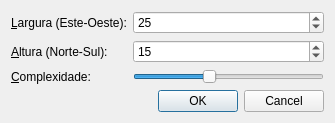
<?xml version="1.0" encoding="UTF-8"?>
<ui version="4.0">
 <author>Pedro Freire (www.pedrofreire.com)</author>
 <class>DialogNew</class>
 <widget class="QDialog" name="DialogNew">
  <property name="windowModality">
   <enum>Qt::WindowModal</enum>
  </property>
  <property name="geometry">
   <rect>
    <x>0</x>
    <y>0</y>
    <width>335</width>
    <height>120</height>
   </rect>
  </property>
  <property name="windowTitle">
   <string>Novo labirinto</string>
  </property>
  <property name="modal">
   <bool>true</bool>
  </property>
  <layout class="QFormLayout" name="formLayout">
   <property name="fieldGrowthPolicy">
    <enum>QFormLayout::AllNonFixedFieldsGrow</enum>
   </property>
   <item row="0" column="0">
    <widget class="QLabel" name="label">
     <property name="text">
      <string>&amp;Largura (Este-Oeste):</string>
     </property>
     <property name="buddy">
      <cstring>spinCorridorWidth</cstring>
     </property>
    </widget>
   </item>
   <item row="0" column="1">
    <widget class="QSpinBox" name="spinCorridorWidth">
     <property name="toolTip">
      <string>Número de corredores, de 1 a 1000</string>
     </property>
     <property name="minimum">
      <number>1</number>
     </property>
     <property name="maximum">
      <number>1000</number>
     </property>
     <property name="singleStep">
      <number>5</number>
     </property>
     <property name="value">
      <number>25</number>
     </property>
    </widget>
   </item>
   <item row="1" column="0">
    <widget class="QLabel" name="label_2">
     <property name="text">
      <string>&amp;Altura (Norte-Sul):</string>
     </property>
     <property name="buddy">
      <cstring>spinCorridorHeight</cstring>
     </property>
    </widget>
   </item>
   <item row="1" column="1">
    <widget class="QSpinBox" name="spinCorridorHeight">
     <property name="toolTip">
      <string>Número de corredores, de 1 a 1000</string>
     </property>
     <property name="minimum">
      <number>1</number>
     </property>
     <property name="maximum">
      <number>1000</number>
     </property>
     <property name="singleStep">
      <number>5</number>
     </property>
     <property name="value">
      <number>15</number>
     </property>
    </widget>
   </item>
   <item row="2" column="0">
    <widget class="QLabel" name="label_3">
     <property name="text">
      <string>&amp;Complexidade:</string>
     </property>
     <property name="buddy">
      <cstring>sliderComplexity</cstring>
     </property>
    </widget>
   </item>
   <item row="2" column="1">
    <widget class="QSlider" name="sliderComplexity">
     <property name="toolTip">
      <string>Probabilidade de os corredores serem curtos</string>
     </property>
     <property name="minimum">
      <number>1</number>
     </property>
     <property name="maximum">
      <number>100</number>
     </property>
     <property name="value">
      <number>40</number>
     </property>
     <property name="sliderPosition">
      <number>40</number>
     </property>
     <property name="orientation">
      <enum>Qt::Horizontal</enum>
     </property>
     <property name="tickPosition">
      <enum>QSlider::NoTicks</enum>
     </property>
    </widget>
   </item>
   <item row="3" column="0" colspan="2">
    <widget class="QDialogButtonBox" name="buttonBox">
     <property name="orientation">
      <enum>Qt::Horizontal</enum>
     </property>
     <property name="standardButtons">
      <set>QDialogButtonBox::Cancel|QDialogButtonBox::Ok</set>
     </property>
    </widget>
   </item>
  </layout>
 </widget>
 <tabstops>
  <tabstop>spinCorridorWidth</tabstop>
  <tabstop>spinCorridorHeight</tabstop>
  <tabstop>sliderComplexity</tabstop>
  <tabstop>buttonBox</tabstop>
 </tabstops>
 <resources/>
 <connections>
  <connection>
   <sender>buttonBox</sender>
   <signal>rejected()</signal>
   <receiver>DialogNew</receiver>
   <slot>reject()</slot>
   <hints>
    <hint type="sourcelabel">
     <x>262</x>
     <y>91</y>
    </hint>
    <hint type="destinationlabel">
     <x>280</x>
     <y>113</y>
    </hint>
   </hints>
  </connection>
  <connection>
   <sender>buttonBox</sender>
   <signal>accepted()</signal>
   <receiver>DialogNew</receiver>
   <slot>accept()</slot>
   <hints>
    <hint type="sourcelabel">
     <x>167</x>
     <y>99</y>
    </hint>
    <hint type="destinationlabel">
     <x>167</x>
     <y>59</y>
    </hint>
   </hints>
  </connection>
 </connections>
</ui>
